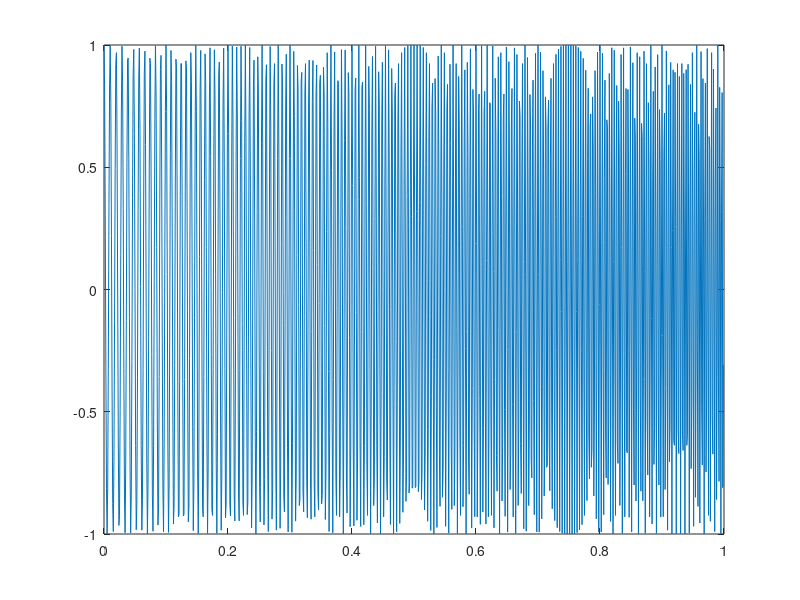

Write the MATLAB code that produced this figure. (Note: this script raises an error after producing the figure.)
clear all;
close all;
addpath('../Funciones');
%Mexhat
% Parámetros de muestreo
Fs = 1000;             % Frecuencia de muestreo
Ts = 1/Fs;             % Periodo de muestreo
t = 0:Ts:1-Ts;             % Vector de tiempo
N = length(t);
f = -Fs/2:Fs/N: Fs/2-Fs/N; %Vector de frecuencias 
k = 0:Fs/N: Fs/2-Fs/N; 

% Señal de prueba
% x = cos(2*pi*100*t);     % Ejemplo de señal senoidal
x1 = cos(2*pi*100*t + 2*pi*100*t.^2);
x2 = cos(2*pi*150*t + 2*pi*100*t.^2);

x = x1 ;%+ x2;
figure;
plot(t, x);


% Parámetros de la wavelet sombrero mexicano
sigma = 500;           % Parámetro de escala de la Gaussiana

F = STFT_Gauss(x, t, sigma);
figure;
Plot_STFT(F, t, k);

% FFT de la señal
x_f = fftshift(fft(x));

% Definir las escalas (puedes ajustar los valores de escala)
scales = 0.001:0.0001:0.5;
% Inicializar la matriz de CWT
CWT = zeros(length(scales),length(x));
    
for k = 1: length(scales)
    
    f_scaled = (f*scales(k));
    mex_f = 2*pi^2*(f_scaled.^2)*sqrt(pi/sigma).*exp(-pi^2*(f_scaled.^2)/(sigma));


    % Multiplicación en frecuencia (señal * conj(wavelet escalada))
    X_wav_f = x_f .* conj(mex_f);

    % Inversa de Fourier para obtener la CWT en el dominio del tiempo
    CWT(k, :) = ifft(X_wav_f);
end

% Inicializar la matriz de CWT
CWT_analitica = CWT_mexhat(x, f, sigma, scales);

%Graficar la CWT
figure;
subplot(211);
imagesc(t, scales,abs(CWT_analitica));  % Graficar la magnitud de la CWT
xlabel('Tiempo');
ylabel('Escalas');
title('CWT con ondita mexhat (analitica)');
colorbar;
subplot(212);
imagesc(t, scales, abs(CWT));  % Graficar la magnitud de la CWT
xlabel('Tiempo');
ylabel('Escalas');
title('CWT con ondita mexhat (real)');
colorbar;
